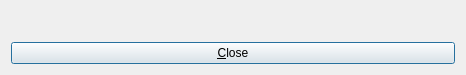
<?xml version="1.0" encoding="UTF-8"?>
<ui version="4.0">
 <class>EditorDialog</class>
 <widget class="QDialog" name="EditorDialog">
  <property name="geometry">
   <rect>
    <x>0</x>
    <y>0</y>
    <width>466</width>
    <height>75</height>
   </rect>
  </property>
  <property name="windowTitle">
   <string>Dialog</string>
  </property>
  <layout class="QVBoxLayout" name="verticalLayout_3">
   <item>
    <widget class="QLabel" name="label">
     <property name="text">
      <string/>
     </property>
     <property name="alignment">
      <set>Qt::AlignCenter</set>
     </property>
    </widget>
   </item>
   <item>
    <widget class="QPushButton" name="closeButton">
     <property name="text">
      <string>&amp;Close</string>
     </property>
    </widget>
   </item>
  </layout>
 </widget>
 <tabstops>
  <tabstop>closeButton</tabstop>
 </tabstops>
 <resources/>
 <connections>
  <connection>
   <sender>closeButton</sender>
   <signal>clicked()</signal>
   <receiver>EditorDialog</receiver>
   <slot>reject()</slot>
   <hints>
    <hint type="sourcelabel">
     <x>421</x>
     <y>63</y>
    </hint>
    <hint type="destinationlabel">
     <x>448</x>
     <y>74</y>
    </hint>
   </hints>
  </connection>
 </connections>
 <designerdata>
  <property name="gridDeltaX">
   <number>10</number>
  </property>
  <property name="gridDeltaY">
   <number>10</number>
  </property>
  <property name="gridSnapX">
   <bool>true</bool>
  </property>
  <property name="gridSnapY">
   <bool>true</bool>
  </property>
  <property name="gridVisible">
   <bool>true</bool>
  </property>
 </designerdata>
 <slots>
  <slot>updateJsonWidgets()</slot>
  <slot>updateJsonWidgetValues()</slot>
 </slots>
</ui>
